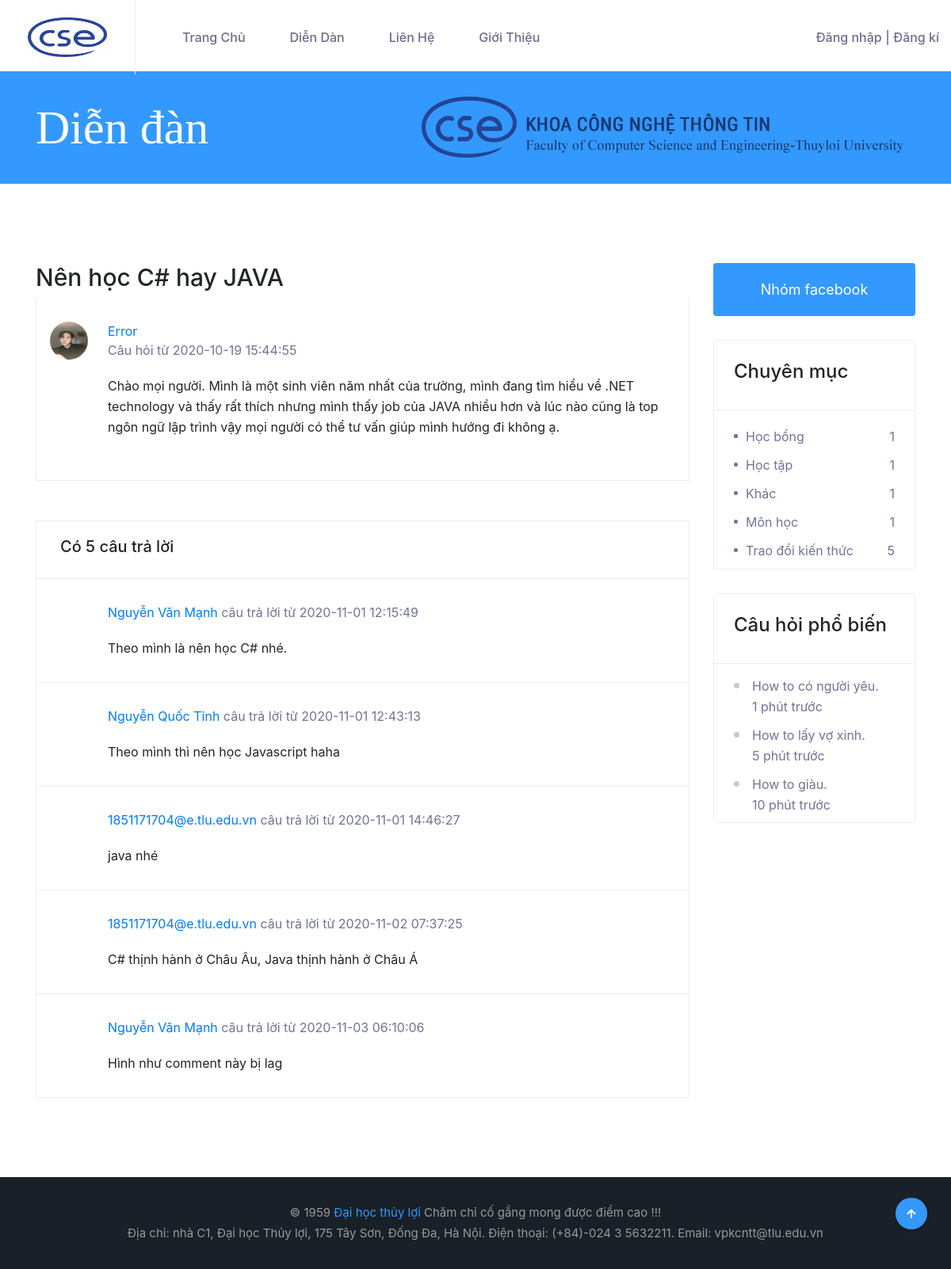
Page /cse485-website-project/forum-detail.php?id=1 on the committed database.
### tables this page shows
CREATE TABLE `questions` (
  `ID` int(10) NOT NULL,
  `Title` varchar(255) NOT NULL,
  `Contents` text NOT NULL,
  `Image` text NOT NULL,
  `Views` int(11) NOT NULL DEFAULT 0,
  `CategoryID_question` int(10) NOT NULL,
  `UserName` varchar(50) NOT NULL,
  `Status` tinyint(1) NOT NULL DEFAULT 1,
  `Created` timestamp NOT NULL DEFAULT current_timestamp(),
  `Updated` datetime DEFAULT NULL
);

### cse485-website-project/forum-detail.php (the view, shortened to what this page needs)
<!DOCTYPE html>
<html lang="en">
<?php include 'Layouts/css-link.php'; ?>
<body>
    <?php include 'Layouts/header.php'; ?>
    <?php include 'Layouts/title-forum.php'; ?>
    <section class="support_details_area">
        <div class="container">
            <div class="row">
                <div class="col-lg-9">
                    <div class="forum-container">
                        <div class="forum-single-question">
                        <?php
                            include 'Config/config.php';
                            $sql = "SELECT * FROM questions WHERE ID = ".$_GET['id'];
                            $result = mysqli_query($conn,$sql);
                            $row = mysqli_fetch_array($result);
                        ?>
                        <h1 style="font-size:30px;"><?php echo $row['Title'] ?></h1>
                            <div class="forum-question-item">
                                <div class="forum-question-meta">
                                    <span>
                                        <a href="#">
                                            <img alt="" src="Admin/Assets/images/nguyen-van-manh.jpg" class="avatar avatar-48 photo"
                                                height="48" width="48"><?php echo $row['UserName'] ?><br></a> Câu hỏi từ <?php echo $row['Created'] ?></span>
                                </div>
                                <div class="forum-question-content">
                                    <p><?php echo $row['Contents'] ?>
                                    </p>
                                </div>
                            </div>
                            <?php include 'comment-index-process.php'; ?>
                        </div>
                    </div>
                </div>
                <div class="col-lg-3">
                    <aside class="sidebar support--sidebar">
                        <a href="http://fb.com/NVM.Error" class="login_promot">Nhóm facebook</a>
                        <?php include 'Layouts/menu-right.php'; ?>
                    </aside>
                </div>
            </div>
        </div>
    </section>
    <?php include 'Layouts/go-top.php'; ?>
    <?php include 'Layouts/footer.php'; ?>
</body>
</html>

### rows in the picture
questions: Title "Nên học C# hay JAVA", UserName "Error", Created "2020-10-19 15:44:55", Contents "Chào mọi người. Mình là một sinh viên năm nhất của trường, mình đang tìm hiểu về .NET technology và thấy rất thích nhưng mình thấy job của JAVA nhiều hơn và lúc nào cũng là top ngôn ngữ lập trình vậy mọi người có thể tư vấn giúp mình hướng đi không ạ."

### other values in the picture
$row['count_comment'] "5"
$row['UserName'] "Nguyễn Văn Mạnh"
$row['Created'] "2020-11-01 12:15:49"
$row['Content'] "Theo mình là nên học C# nhé."
$row['UserName'] "Nguyễn Quốc Tỉnh"
$row['Created'] "2020-11-01 12:43:13"
$row['Content'] "Theo mình thì nên học Javascript haha"
$row['UserName'] "1851171704@e.tlu.edu.vn"
$row['Created'] "2020-11-01 14:46:27"
$row['Content'] "java nhé"
$row['Created'] "2020-11-02 07:37:25"
$row['Content'] "C# thịnh hành ở Châu Âu, Java thịnh hành ở Châu Á"
$row['Created'] "2020-11-03 06:10:06"
$row['Content'] "Hình như comment này bị lag"
$row['CategoryName'] "Học bổng"
